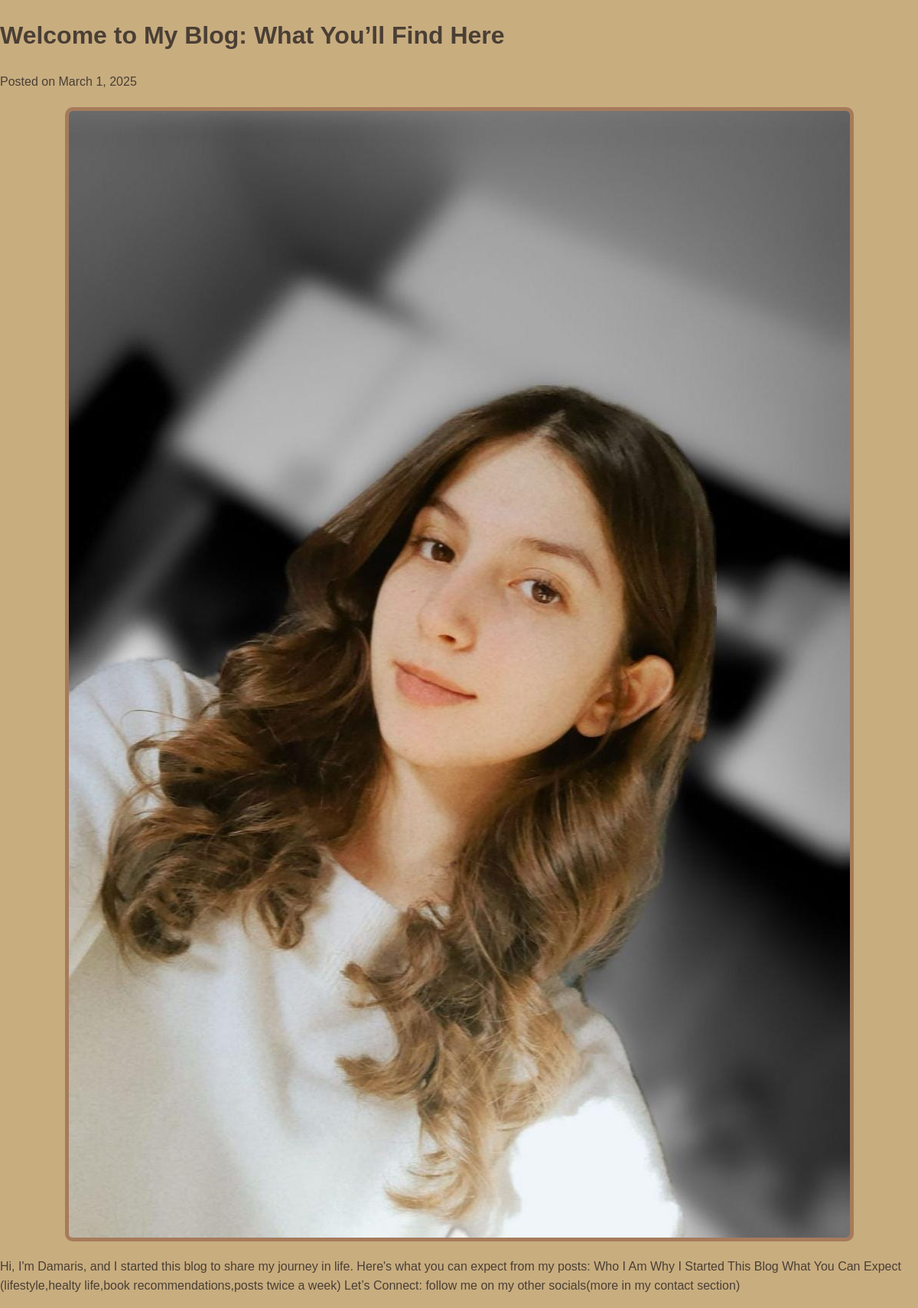
The app's page /post/1/ with its own data.
### myapp/models.py (models this page shows, shortened)
class BlogPost(models.Model):
    title = models.CharField(max_length=200)
    post_date = models.DateField()
    image = models.ImageField(upload_to='uploads/')  # use relative to MEDIA_ROOT
    paragraph = models.TextField(max_length=1000)
    more_details_for_the_dedicated_page = models.TextField(max_length=1000,default=' ')

### myapp/views.py (the view)
# urls.py: path('post/<int:post_id>/', views.post_detail, name='post_detail'),
def post_detail(request, post_id):
    post = get_object_or_404(BlogPost, id=post_id)
    return render(request, 'post_detail.html', {'post': post})

### myapp/templates/post_detail.html (shortened to what this page needs)
<!DOCTYPE html>
<html lang="en">
<head>
    {% load static %}
    <link rel="stylesheet" href="{% static 'css/post_detail.css' %}">
</head>
<body>
    <h1>{{ post.title }}</h1>
    <p>Posted on {{ post.post_date }}</p>
    <img src="{{ post.image.url }}" alt="{{ post.title }}">
    <p>{{ post.paragraph }}</p>
</body>
</html>

### myapp/static/Css/post_detail.css (style rules this page uses)
body { font-family: Arial, sans-serif; line-height: 1.6; margin: 0; padding: 0; background-color: #C8AD7F; color: #4A3F35; }
img { max-width: 100%; height: auto; display: block; margin: 20px auto; border-radius: 10px; border: 5px solid #A67B5B; }

### records on screen
BlogPost: title "Welcome to My Blog: What You’ll Find Here", post_date "March 1, 2025", image (picture), paragraph "Hi, I'm Damaris, and I started this blog to share my journey in life. Here's what you can expect from my posts: Who I Am Why I Started This Blog What You Can Expect (lifestyle,healty life,book recommendations,posts twice a week) Let’s Connect: follow me on my other socials(more in my contact section)"
